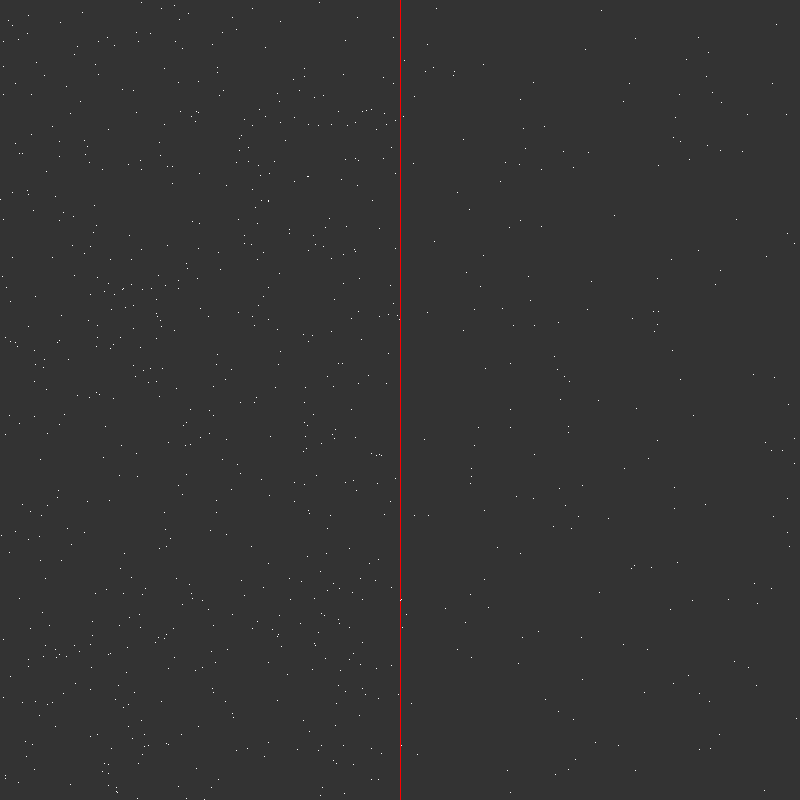
Frame 1 (no input)
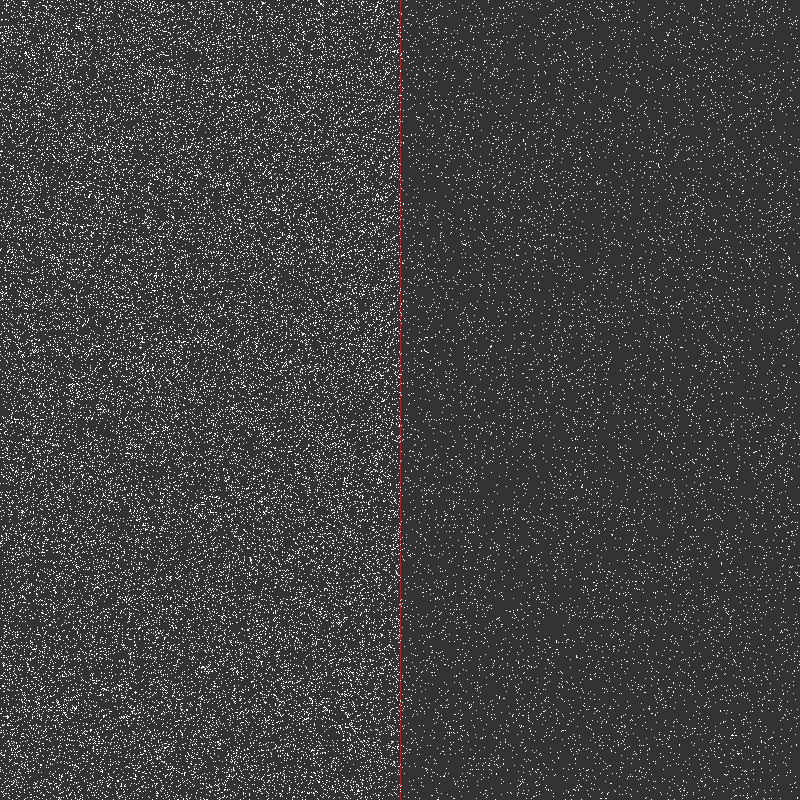
Frame 60 (the mouse pressed at the canvas centre just before this capture)
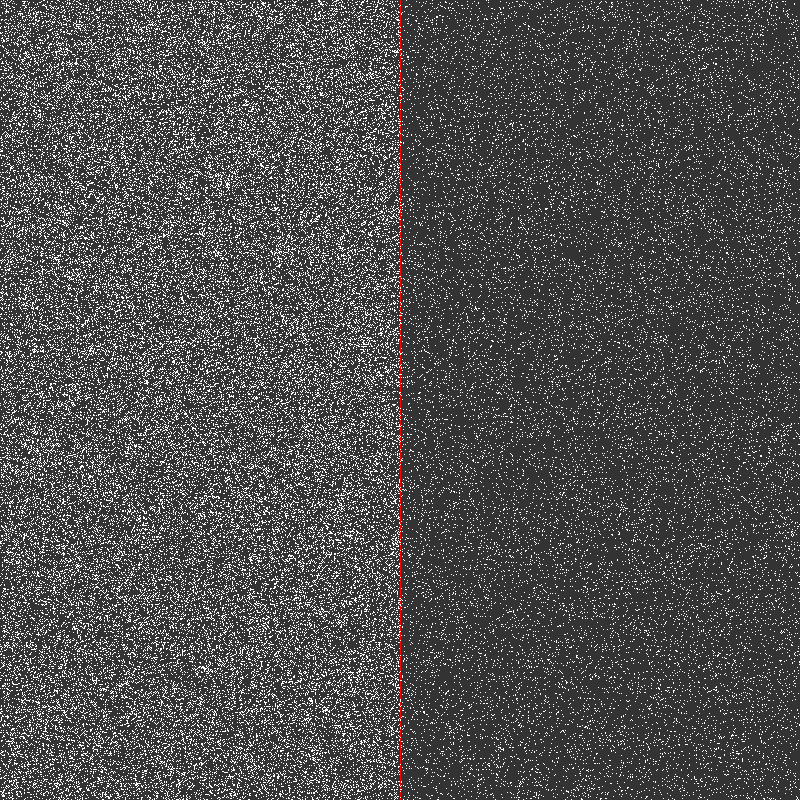
Frame 120 (the mouse held since frame 60 and released just before this capture)

The Processing sketch that drew these frames (run headless with seeded random() and noise(); from frame 60 on, the mouse is pressed at the canvas centre):

// Processing sketch: point_probability
// ── point_probability.pde
int countsx = 0;
int countdx = 0;
int perc = 75; //probability of finding the dot on the left side

void setup() {
  size(800, 800);
  background(51);
  noSmooth();
  stroke(255, 0, 0);

  line(width/2, 0, width/2, height);
  stroke(255);
}

void draw() {
  int i = 0;
  while (i<1000) {
    int side = round(random(1, 100));
    if (side <= perc) {
      point(random(0, width/2), random(0, height));
      countsx++;
    } else {
      point(random(width/2, width), random(0, height));
      countdx++;
    }
    i++;
  }
  println(countsx, countdx, (float)countsx/countdx);
}
